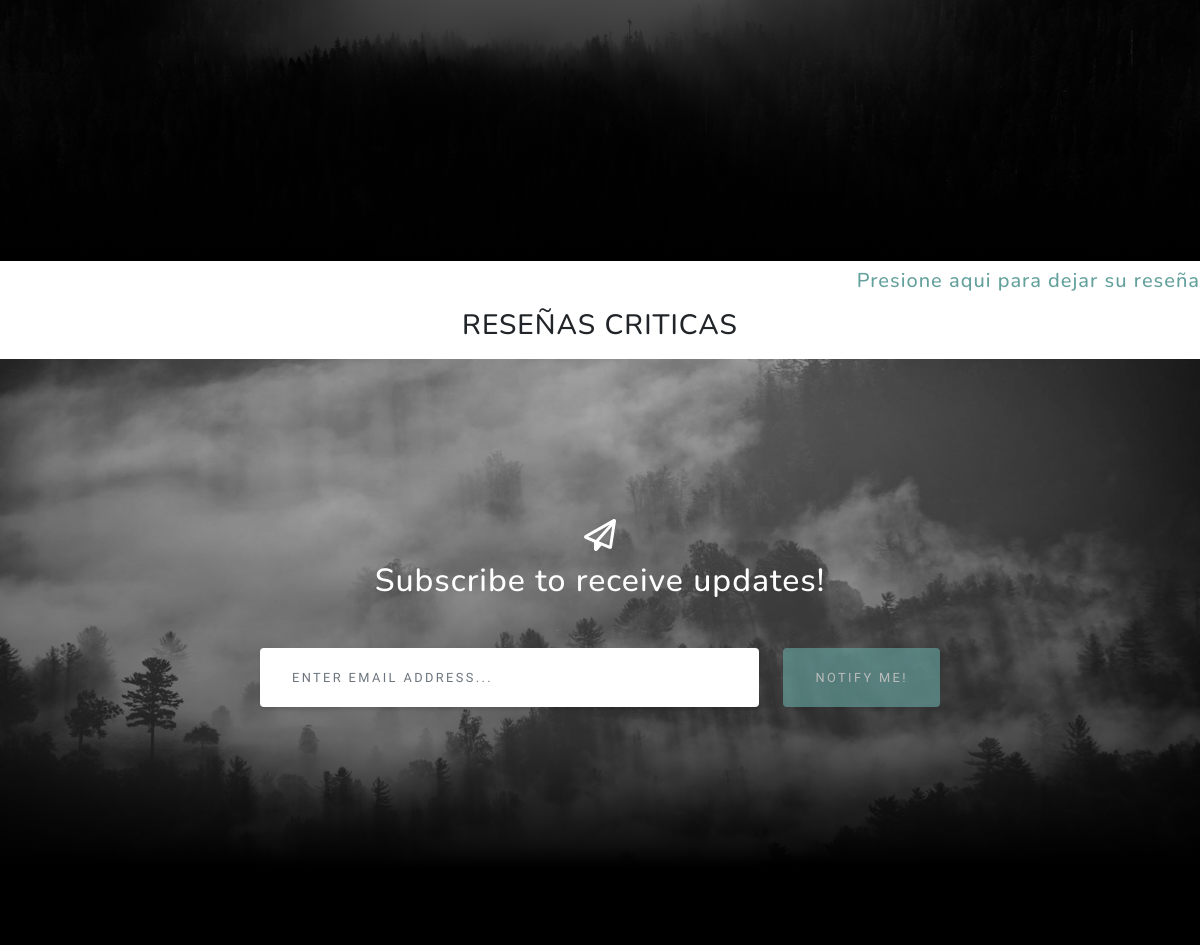
The page /AppLibreria/resenia (middle part) on the database as committed earlier.
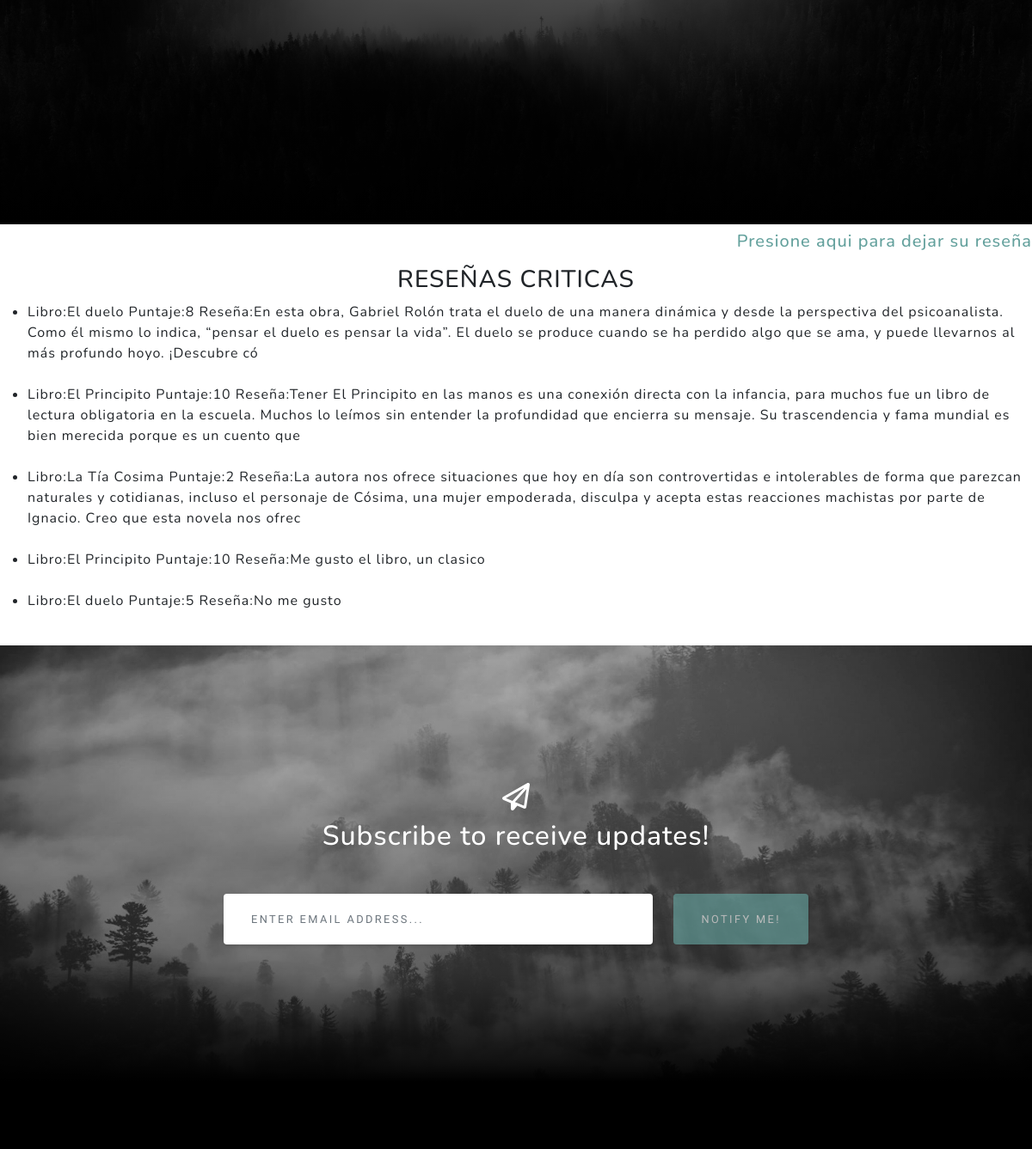
The same page on the database as committed later.
### APP_Libreria/models.py (models this page shows, shortened)
class Resenia(models.Model):
    nombre_libro = models.CharField(max_length=64)
    puntaje = models.IntegerField()
    resenia = models.TextField(max_length=280)

### APP_Libreria/views.py (the view)
# urls.py: path("resenia", ReseniaList.as_view(), name="resenia"),
class ReseniaList(ListView):
    model= Resenia
    template_name= "resenia.html"

### APP_Libreria/templates/resenia.html (shortened to what this page needs)
{% extends "inicio.html" %}
{% load static %}
{% block libreria %}
<ul class="navbar-nav ms-auto">
    <li class="nav-item"><a class="nav-link" href="{% url 'resenia_nueva' %}"><h5 style="text-align:right">Presione aqui para dejar su reseña</h5></a></li>
</ul>
<h3 style="text-align:center">RESEÑAS CRITICAS</h3>
<ul>
    {% for Resenia in object_list %}
        <li>Libro:{{ Resenia.nombre_libro }}
            Puntaje:{{ Resenia.puntaje }}
            Reseña:{{ Resenia.resenia }}</li>
        <br>
    {% endfor %}
</ul>
{% endblock %}

Rows that differ between the two databases and show on the page:
added Resenia: nombre_libro "El duelo", puntaje "8", resenia "En esta obra, Gabriel Rolón trata el duelo de una manera dinámica y desde la perspectiva del psicoanalista. Como él mismo lo indica, “pensar el duelo es pensar la vida”. El duelo se produce cuando se ha perdido algo que se ama, y puede llevarnos al más profundo hoyo. ¡Descubre có"
added Resenia: nombre_libro "El Principito", puntaje "10", resenia "Tener El Principito en las manos es una conexión directa con la infancia, para muchos fue un libro de lectura obligatoria en la escuela. Muchos lo leímos sin entender la profundidad que encierra su mensaje. Su trascendencia y fama mundial es bien merecida porque es un cuento que"
added Resenia: nombre_libro "La Tía Cosima", puntaje "2", resenia "La autora nos ofrece situaciones que hoy en día son controvertidas e intolerables de forma que parezcan naturales y cotidianas, incluso el personaje de Cósima, una mujer empoderada, disculpa y acepta estas reacciones machistas por parte de Ignacio. Creo que esta novela nos ofrec"
added Resenia: nombre_libro "El Principito", puntaje "10", resenia "Me gusto el libro, un clasico"
added Resenia: nombre_libro "El duelo", puntaje "5", resenia "No me gusto"
